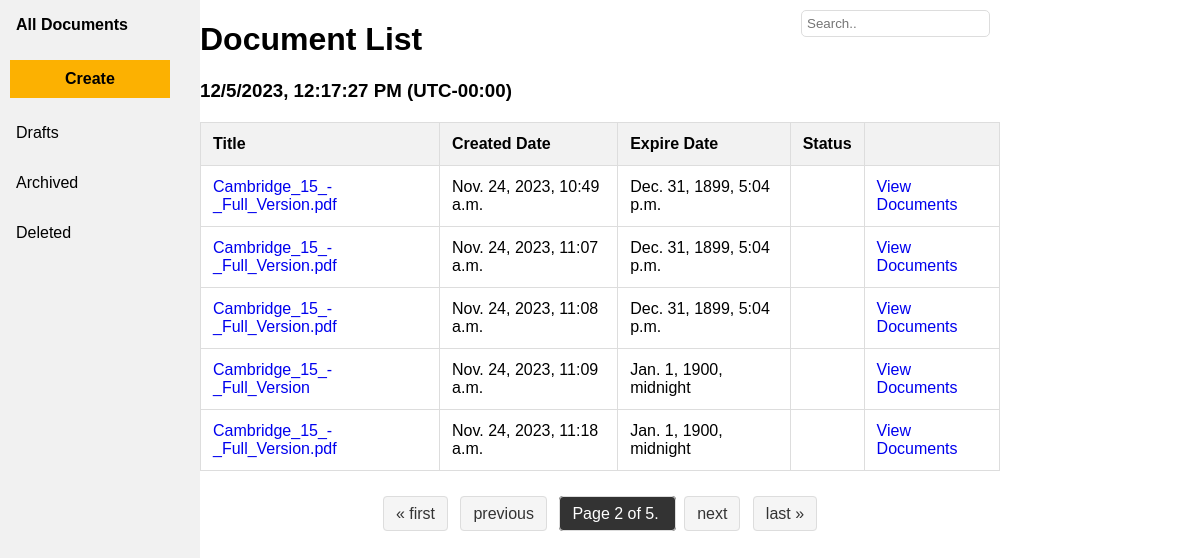
The app's page /esign/?page=2 (signed in) with its own data.
### esign/models.py (models this page shows, shortened)
class Document(models.Model):
    docID = models.CharField(max_length=6, primary_key=True)
    title = models.CharField(max_length=255)
    pdf_file = models.FileField(
        upload_to='pdfs/',
        validators=[validate_pdf_extension],
        default=default_pdf_path
    )
    created_date = models.DateTimeField(auto_now_add=True)
    due_date = models.DateTimeField()
    email_sent = models.BooleanField(default=False)

### esign/views.py (the view)
# urls.py: path('', views.index, name='index'),
def index(request):
    user_id = request.session.get('user_id')
    if not user_id:
        return render(request, '404.html', {'error_message': 'User ID not found'})
    try:
        user = CustomUser.objects.get(userID=user_id)
        assigned_documents = Document.objects.filter(docpermission__userID=user)
    except CustomUser.DoesNotExist:
        return render(request, '404.html', {'error_message': 'User not found'})
    documents_per_page = 5
    paginator = Paginator(assigned_documents, documents_per_page)
    page = request.GET.get('page', 1)
    try:
        documents = paginator.page(page)
    except PageNotAnInteger:
        documents = paginator.page(1)
    except EmptyPage:
        documents = paginator.page(paginator.num_pages)
    return render(request, 'esign/main.html', {'documents': documents, 'user_id': user_id})

### esign/templates/esign/main.html (shortened to what this page needs)
{% load static %}
<!DOCTYPE html>
<html>
    <head>
        <link rel="stylesheet" type="text/css" href="{% static 'css/index.css' %}">
    <link rel="stylesheet" href="https://cdnjs.cloudflare.com/ajax/libs/font-awesome/6.4.2/css/all.min.css"
 />
    </head>
    <body>
        <div class="sidebar">
            <a class="active">All Documents</a>
            <button id="createButton" class="btn btn-primary" data-toggle="modal" data-target="#uploadModal">Create</button>
            <a href="#about">Drafts</a>
            <a href="#news">Archived</a>
            <a href="#contact">Deleted</a>
        </div>
        <div class="container">
            <input type="text" id="searchBar" placeholder="Search.." oninput="searchTable()">
            <div id="fileList">
                <h1>Document List</h1>
                <h3 id="time"></h3>
                <table id="fileTable">
                    <thead>
                        <tr>
                            <th>Title</th>
                            <th>Created Date</th>
                            <th>Expire Date</th>
                            <th>Status</th>
                            <th></th>
                        </tr>
                    </thead>
                    <tbody>
                        {% if documents %}
                            {% for document in documents %}
                                <tr>
                                    <td><a href="javascript:void(0);" onclick="showDocumentDetails(this, '{{ document.docID }}')">{{ document.title }}</a></td>
                                    <td>{{ document.created_date }}</td>
                                    <td>{{ document.due_date }}</td>
                                    <td>{{ document.get_status }}</td>
                                    <td><a href="{% url 'esign:viewDoc' document.docID %}">View Documents</a></td>
                                </tr>
                            {% endfor %}
                        {% else %}
                            <tr>
                                <td colspan="4">No documents available.</td>
                            </tr>
                        {% endif %}
                    </tbody>
                </table>
            </div>
            <div class="pagination">
                    <span class="step-links">
                        {% if documents.has_previous %}
                            <a href="?page=1">&laquo; first</a>
                            <a href="?page={{ documents.previous_page_number }}">previous</a>
                        {% endif %}
                        <span class="current">
                            Page {{ documents.number }} of {{ documents.paginator.num_pages }}.
                        </span>
                        {% if documents.has_next %}
                            <a href="?page={{ documents.next_page_number }}">next</a>
                            <a href="?page={{ documents.paginator.num_pages }}">last &raquo;</a>
                        {% endif %}
                    </span>
                </div>
            </div>
    </body>
</html>

### esign/static/css/index.css (style rules this page uses)
body { font-family: Arial, sans-serif; display: flex; justify-content: space-between; align-items: center; height: 100vh; margin: 0; flex-direction: column; }
.sidebar button { background-color: #fcb101; border: none; color: black; padding: 10px 55px; text-align: center; text-decoration: none; display: block; font-size: 16px; margin: 10px 10px; cursor: pointer; font-weight: bold; }
.container { display: flex; flex-direction: column; max-width: 800px; width: 100%; position: relative; }
#fileList { flex: 1; }
#searchBar { position: absolute; top: 10px; right: 10px; padding: 5px; border: 1px solid #ddd; border-radius: 5px; }
.sidebar { margin: 0; padding: 0; top: 0; left: 0; width: 200px; background-color: #f1f1f1; position: fixed; height: 100%; overflow: auto; }
.sidebar a { display: block; color: black; padding: 16px; text-decoration: none; }
.sidebar a.active { background-color: #f1f1f1; color: black; font-weight: bold; }
a { text-decoration: none; }
table { width: 100%; border-collapse: collapse; margin: 20px 0; }
th, td { border: 1px solid #ddd; padding: 12px; text-align: left; }
th { background-color: #f2f2f2; }
.pagination { display: flex; justify-content: center; margin-top: 10px; }
.step-links { padding: 4px; }
.step-links a { text-decoration: none; border: 1px solid #ddd; padding: 8px 12px; margin: 0 4px; color: #333; background-color: #f5f5f5; border-radius: 4px; }
.step-links span.current { border: 1px solid #ddd; padding: 8px 12px; margin: 0 4px; color: #fff; background-color: #333; border-radius: 4px; }

### records on screen
Document: title "Cambridge_15_-_Full_Version.pdf", created_date "Nov. 24, 2023, 10:49 a.m.", due_date "Dec. 31, 1899, 5:04 p.m."
Document: title "Cambridge_15_-_Full_Version.pdf", created_date "Nov. 24, 2023, 11:07 a.m.", due_date "Dec. 31, 1899, 5:04 p.m."
Document: title "Cambridge_15_-_Full_Version.pdf", created_date "Nov. 24, 2023, 11:08 a.m.", due_date "Dec. 31, 1899, 5:04 p.m."
Document: title "Cambridge_15_-_Full_Version", created_date "Nov. 24, 2023, 11:09 a.m.", due_date "Jan. 1, 1900, midnight"
Document: title "Cambridge_15_-_Full_Version.pdf", created_date "Nov. 24, 2023, 11:18 a.m.", due_date "Jan. 1, 1900, midnight"

### other values on screen
{{ documents.number }} "2"
{{ documents.paginator.num_pages }} "5"
